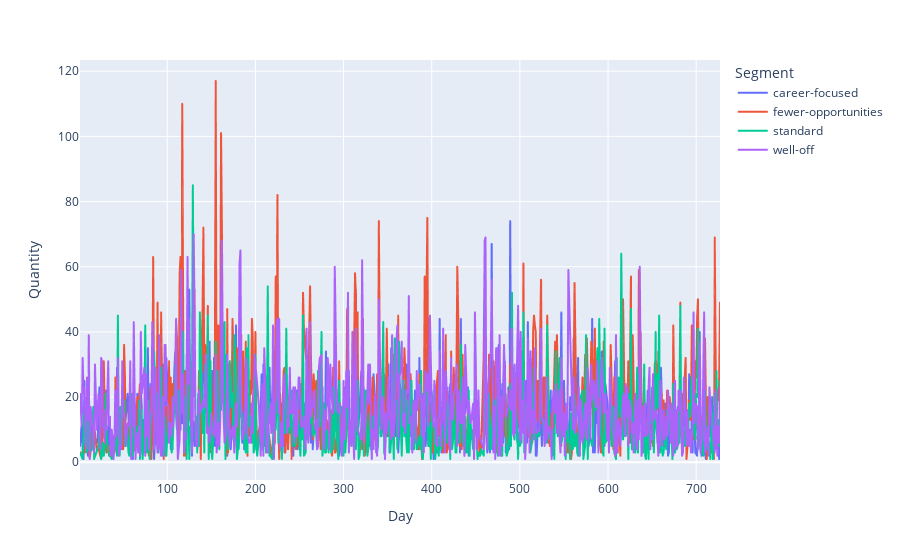

Notebook source saved alongside this figure:
### Code cell
fig = px.line(df_demand, x = 'Day', y = 'Quantity', color= 'Segment')
fig.show()

### Figure 1 — Plotly figure (JSON) as saved in the notebook; plotly's stock layout.template omitted (floating-point values rounded to 4 significant figures; data arrays with more than 128 entries replaced by an {"elided": "..."} marker saying what was removed)
{"data": [{"hovertemplate": "Segment=career-focused<br>Day=%{x}<br>Quantity=%{y}<extra></extra>", "legendgroup": "career-focused", "line": {"color": "#636efa", "dash": "solid"}, "marker": {"symbol": "circle"}, "mode": "lines", "name": "career-focused", "showlegend": true, "type": "scattergl", "x": {"elided": "686 int values"}, "xaxis": "x", "y": {"elided": "686 int values"}, "yaxis": "y"}, {"hovertemplate": "Segment=fewer-opportunities<br>Day=%{x}<br>Quantity=%{y}<extra></extra>", "legendgroup": "fewer-opportunities", "line": {"color": "#EF553B", "dash": "solid"}, "marker": {"symbol": "circle"}, "mode": "lines", "name": "fewer-opportunities", "showlegend": true, "type": "scattergl", "x": {"elided": "641 int values"}, "xaxis": "x", "y": {"elided": "641 int values"}, "yaxis": "y"}, {"hovertemplate": "Segment=standard<br>Day=%{x}<br>Quantity=%{y}<extra></extra>", "legendgroup": "standard", "line": {"color": "#00cc96", "dash": "solid"}, "marker": {"symbol": "circle"}, "mode": "lines", "name": "standard", "showlegend": true, "type": "scattergl", "x": {"elided": "622 int values"}, "xaxis": "x", "y": {"elided": "622 int values"}, "yaxis": "y"}, {"hovertemplate": "Segment=well-off<br>Day=%{x}<br>Quantity=%{y}<extra></extra>", "legendgroup": "well-off", "line": {"color": "#ab63fa", "dash": "solid"}, "marker": {"symbol": "circle"}, "mode": "lines", "name": "well-off", "showlegend": true, "type": "scattergl", "x": {"elided": "611 int values"}, "xaxis": "x", "y": {"elided": "611 int values"}, "yaxis": "y"}], "layout": {"legend": {"title": {"text": "Segment"}, "tracegroupgap": 0}, "margin": {"t": 60}, "xaxis": {"anchor": "y", "domain": [0, 1], "title": {"text": "Day"}}, "yaxis": {"anchor": "x", "domain": [0, 1], "title": {"text": "Quantity"}}}}
